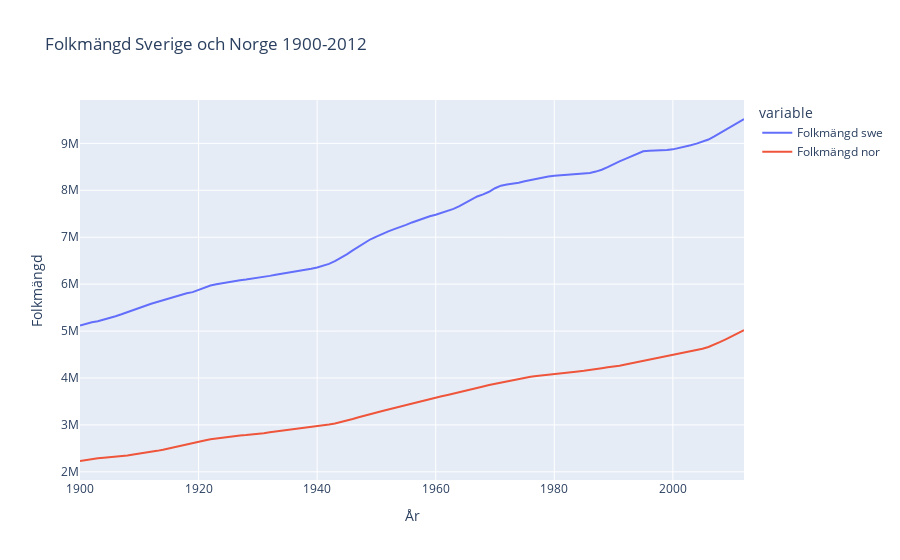

Source (notebook cell):
### Code cell
fig = px.line(swe_nor, x="År", y=["Folkmängd swe", "Folkmängd nor"], labels={"value" : "Folkmängd"}, title="Folkmängd Sverige och Norge 1900-2012")
fig.show()
